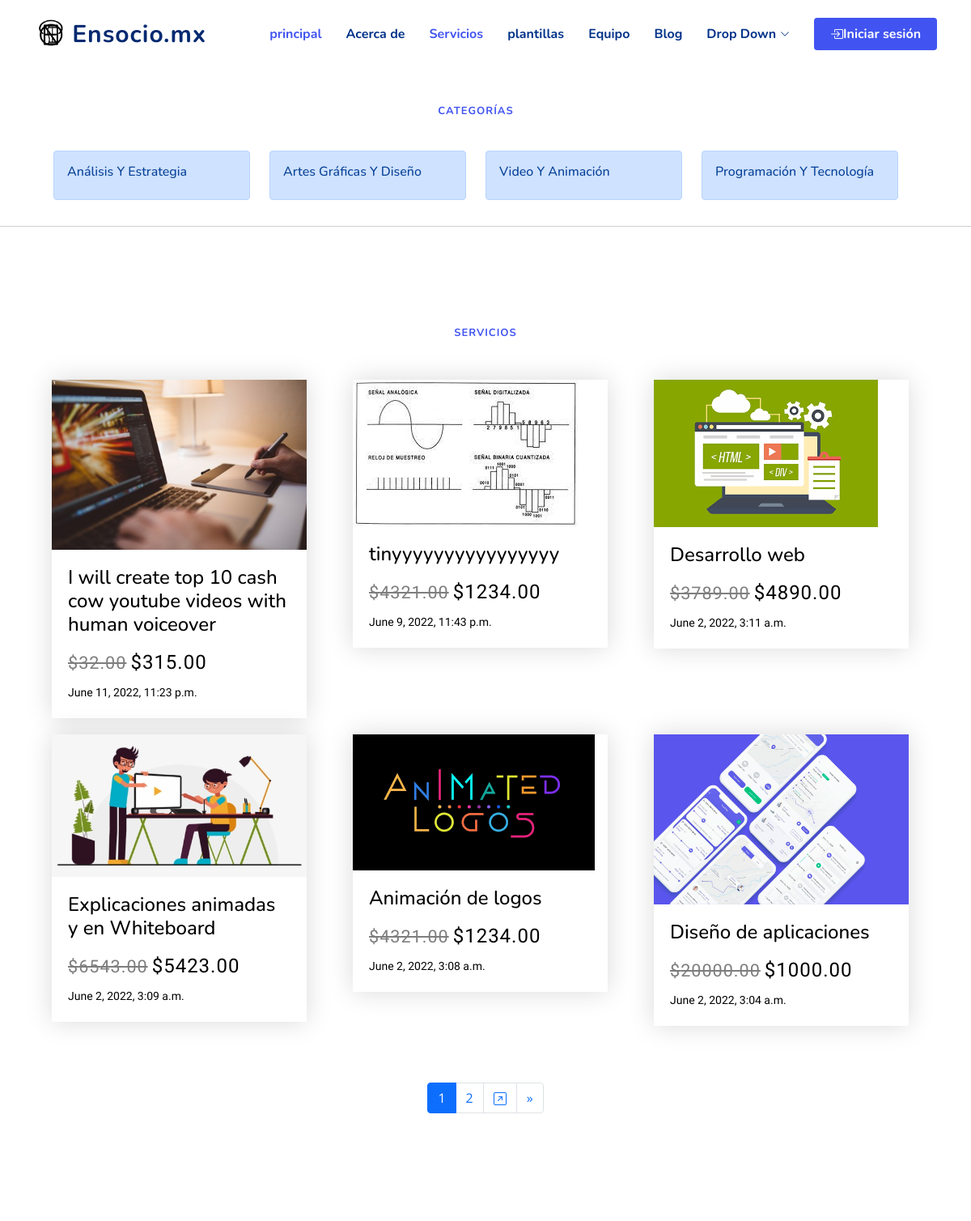
The app's page /freelancer/ (upper part), older data.
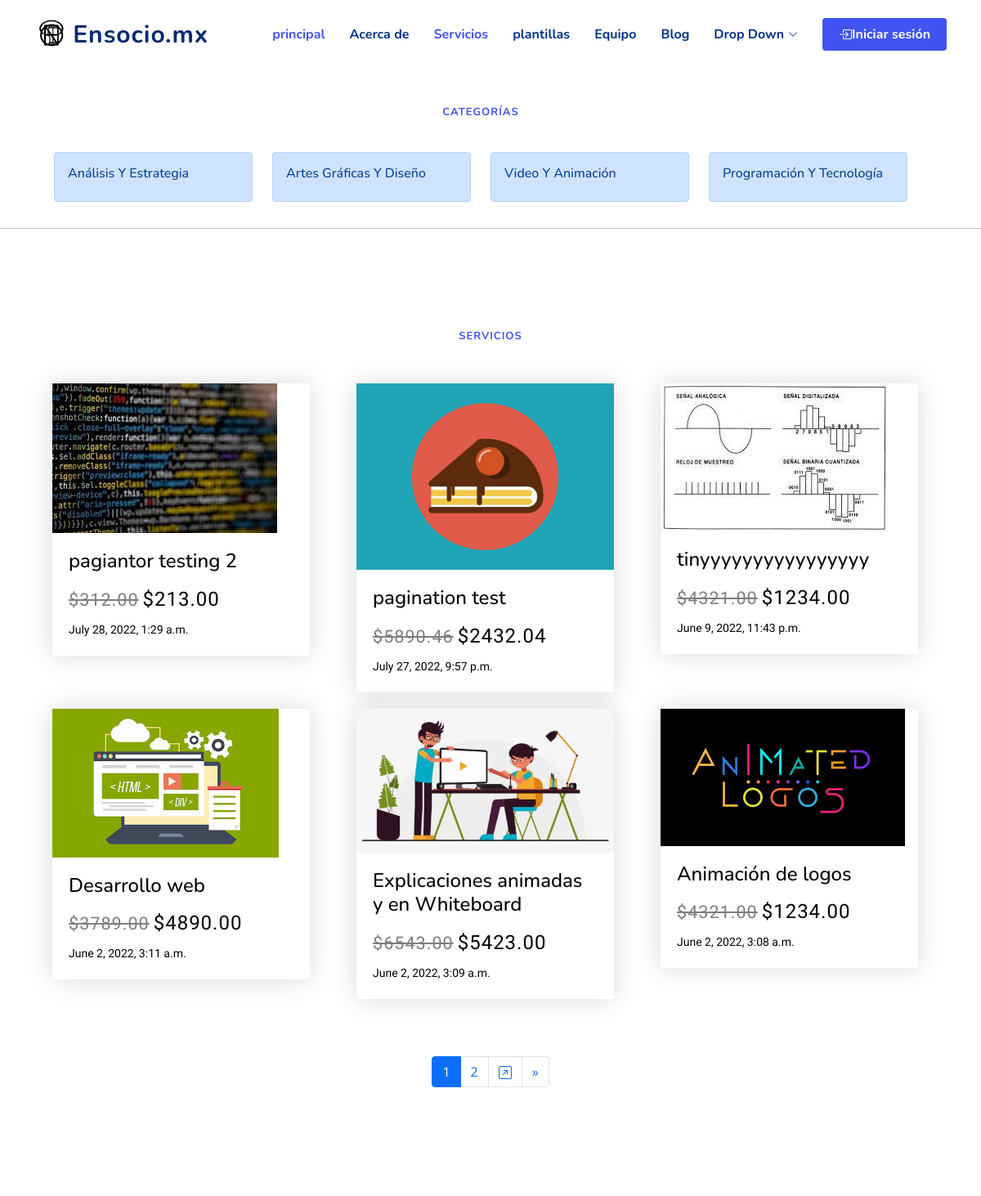
The same page, newer data.
### Shop/models.py (models this page shows, shortened)
class Category(models.Model):
    name = models.CharField(max_length=255, db_index=True)
    slug = models.SlugField(max_length=255, unique=True)
    class Meta:
        verbose_name_plural = 'categories'
    def get_absolute_url(self):
        return reverse('Shop:category_list', args=[self.slug])
    def __str__(self):
        return self.name

class Product(models.Model):
    category = models.ForeignKey(Category, related_name='product', on_delete=models.CASCADE)
    created_by = models.ForeignKey(settings.AUTH_USER_MODEL, on_delete=models.CASCADE, related_name='product_creator')
    title = models.CharField(max_length=255)
    author = models.CharField(max_length=255, default='admin')
    description = tinymce_models.HTMLField(blank=True)
    image = models.ImageField(upload_to='images/', default='images/default.png')
    slug = models.SlugField(max_length=255)
    price = models.DecimalField(max_digits=7, decimal_places=2)
    old_price = models.DecimalField(max_digits=7, decimal_places=2, null=True)
    in_stock = models.BooleanField(default=True)
    is_active = models.BooleanField(default=True)
    created = models.DateTimeField(auto_now_add=True)
    updated = models.DateTimeField(auto_now=True)
    objects = models.Manager()
    products = ProductManager()
    class Meta:
        verbose_name_plural = 'Products'
        ordering = ('-created',)
    def get_absolute_url(self):
        return reverse('Shop:product_detail', args=[self.slug])

### Shop/views.py (the view)
# urls.py: path('freelancer/', views.freelancer, name='freelancer'),
def freelancer(request):
    data = Product.objects.all()
    p = Paginator(data, 6)
    page = request.GET.get('page')
    article = p.get_page(page)
    context = {
        'data': data,
        'article': article,
    }
    return render(request, 'Shop/allproducts/freelance_services.html', context)

### Shop/models.py (called while the page is built)
    def get_absolute_url(self):
        return reverse('Shop:plantilla_category_list', args=[self.slug_p])

### Shop/views.py (called while the page is built)
def categories(request):
    return {
        'categories': Category.objects.all()
    }

def categoriesplantillas(request):
    return {
        'categoriesplantillas': CategoryPlantillas.objects.all()
    }

### basket/basket.py (called while the page is built)
    def __len__(self):
        return sum(item['qty'] for item in self.basket.values())

### template/Shop/allproducts/freelance_services.html (shortened to what this page needs)
{% extends "../base.html" %}
{% load static %}
{% block content %}
<section id="services" class="services">
    <div class="container" data-aos="fade-up">
        <div class="row container container">
            <header class="section-header">
                <h2>categorías</h2>
            </header>
            {% for c in categories %}
            <div class="col">
                <a href="{{ c.get_absolute_url }}">
                    <div {% if category.slug == c.slug %}class="selected" {% endif %} class="alert alert-primary" role="alert">
                        <h6>{{ c.name|title }}</h6>
                    </div>
                </a>
            </div>
            {% endfor %}
        </div>
    </div>
<hr>
<section id="services" class="services">
    <div class="container" data-aos="fade-up">
      <div class="container container-fluid">
          <br><br>
          <header class="section-header">
            <h2>Servicios</h2>
          </header>
          {% if not article %}
              <div class="col-12">Actualmente no hay servicios activados</div>
          {% else %}
          <div class="row">
              {% for prod in article %}
              <div class="col">
                  <figure class="snip1418"><img src="{{ prod.image.url }}" alt="sample85"/>
                      <figcaption>
                      <h4>{{ prod.title }}</h4>
                      <div class="price">
                          <s>${{ prod.old_price }}</s>${{ prod.price }}
                      </div>
                      <small>{{ prod.created }}</small>
                      </figcaption><a href="{{ prod.get_absolute_url }}"></a>
                  </figure>
              </div>
              {% endfor %}
          </div>
          {% endif %}
      </div>
    </div>
</section>
<div class="container" data-aos="fade-up">
    <div class="container d-flex align-items-center justify-content-center">
        <nav aria-label="Pagination">
            <nav aria-label="Page navigation example">
                <ul class="pagination">
                    {% for num in article.paginator.page_range %}
                        {% if article.number == num %}
                            <li class="page-item active"><a class="page-link" href="?page={{ num }}">{{ num }}</a></li>
                        {% elif num > article.number|add:'-3' and num < article.number|add:'3' %}
                            <li class="page-item"><a class="page-link" href="?page={{ num }}">{{ num }}</a></li>
                        {% endif %}
                    {% endfor %}
                    {% if article.has_next %}
                        <li class="page-item"><a class="page-link" href="{{ article.paginator.num_pages }}">
                        </a></li>
                        <li class="page-item">
                            <a class="page-link" href="{% url 'Shop:freelancer' %}?page={{ article.next_page_number }}" aria-label="Next">
                            <span aria-hidden="true">&raquo;</span>
                            </a>
                        </li>
                    {% endif %}
                </ul>
            </nav>
        </nav>
    </div>
</div>
{% endblock %}

### template/Shop/base.html (shortened to what this page needs)
{% load static %}
<!DOCTYPE html>
<html lang="en">
<head>
    <link href="https://cdn.jsdelivr.net/npm/bootstrap@5.0.0-beta1/dist/css/bootstrap.min.css" rel="stylesheet"integrity="sha384-giJF6kkoqNQ00vy+HMDP7azOuL0xtbfIcaT9wjKHr8RbDVddVHyTfAAsrekwKmP1">
    <link href="{% static '/vendor/aos/aos.css' %}" rel="stylesheet">
    <link href="{% static '/vendor/bootstrap/css/bootstrap.min.css' %}" rel="stylesheet">
    <link href="{% static '/vendor/bootstrap-icons/bootstrap-icons.css' %}" rel="stylesheet">
    <link href="{% static '/vendor/glightbox/css/glightbox.min.css' %}" rel="stylesheet">
    <link href="{% static '/vendor/remixicon/remixicon.css' %}" rel="stylesheet">
    <link href="{% static '/vendor/swiper/swiper-bundle.min.css' %}" rel="stylesheet">
    <link href="{% static '/css/style.css' %}" rel="stylesheet">
    <link href="{% static '/css/serviceC.css' %}" rel="stylesheet">
    <link href="{% static '/css/product_detail.css' %}" rel="stylesheet">
</head>
<body>
  <header id="header" class="header fixed-top">
    <div class="container-fluid container-xl d-flex align-items-center justify-content-between">
      <a href="/" class="logo d-flex align-items-center">
        <img src="{% static '/img/ensocio_logo7.png' %}" alt="">
        <span>Ensocio.mx</span>
      </a>
      <nav id="navbar" class="navbar">
        <ul>
          <li><a class="nav-link scrollto active" href="#hero">principal</a></li>
          <li><a class="nav-link scrollto" href="#about">Acerca de</a></li>
          <li><a class="nav-link scrollto" href="{% url 'Shop:freelancer' %}#services">Servicios</a></li>
          <li><a class="nav-link scrollto" href="{% url 'Shop:plantillas' %}#portfolio">plantillas</a></li>
          <li><a class="nav-link scrollto" href="#team">Equipo</a></li>
          <li><a href="blog.html">Blog</a></li>
          <li class="dropdown"><a href="#"><span>Drop Down</span> <i class="bi bi-chevron-down"></i></a>
          </li>
          {% if user.is_authenticated %}
            <li><a class="getstarted scrollto bi bi-box-arrow-left" href="{% url 'account:logout' %}"> Cerrar sesión</a></li>
          {% else %}
            <li><a class="getstarted scrollto bi bi-box-arrow-in-right" href="{% url 'account:login' %}"> Iniciar sesión</a></li>
          {% endif %}
        </ul>
      </nav>
    </div>
  </header>
    <div id="counts" class="counts">
      <div data-aos="fade-up">
        {% block content %}{% endblock %}
      </div>
    </div>
</body>
</html>

### static/css/style.css (style rules this page uses)
:root { scroll-behavior: smooth; }
body { font-family: "Open Sans", sans-serif; color: #444444; }
a { color: #4154f1; text-decoration: none; }
h1, h2, h3, h4, h5, h6 { font-family: "Nunito", sans-serif; }
section { padding: 60px 0; overflow: hidden; }
.section-header { text-align: center; padding-bottom: 40px; }
.section-header h2 { font-size: 13px; letter-spacing: 1px; font-weight: 700; margin: 0; color: #4154f1; text-transform: uppercase; }
.header { transition: all 0.5s; z-index: 997; padding: 20px 0; }
.header .logo { line-height: 0; }
.header .logo img { max-height: 40px; margin-right: 6px; }
.header .logo span { font-size: 30px; font-weight: 700; letter-spacing: 1px; color: #012970; font-family: "Nunito", sans-serif; margin-top: 3px; }
.navbar { padding: 0; }
.navbar ul { margin: 0; padding: 0; display: flex; list-style: none; align-items: center; }
.navbar li { position: relative; }
.navbar a, .navbar a:focus { display: flex; align-items: center; justify-content: space-between; padding: 10px 0 10px 30px; font-family: "Nunito", sans-serif; font-size: 16px; font-weight: 700; color: #013289; white-space: nowrap; transition: 0.3s; }
.navbar a i, .navbar a:focus i { font-size: 12px; line-height: 0; margin-left: 5px; }
.navbar a:hover, .navbar .active, .navbar .active:focus, .navbar li:hover > a { color: #4154f1; }
.navbar .getstarted, .navbar .getstarted:focus { background: #4154f1; padding: 8px 20px; margin-left: 30px; border-radius: 4px; color: #fff; }
.counts { padding: 70px 0 60px; }

### static/css/serviceC.css (style rules this page uses)
.snip1418 { font-family: 'Raleway', Arial, sans-serif; position: relative; overflow: hidden; margin: 10px; min-width: 230px; max-width: 315px; width: 100%; background: #ffffff; text-align: left; color: #000000; box-shadow: 0 0 30px rgba(0, 0, 0, 0.15); font-size: 16px; -webkit-transform: translateZ(0); transform: translateZ(0); -webkit-perspective: 20em; perspective: 20em; }
.snip1418 * { -webkit-box-sizing: border-box; box-sizing: border-box; -webkit-transition: all 0.3s ease-out; transition: all 0.3s ease-out; }
.snip1418 img { max-width: 100%; vertical-align: top; position: relative; }
.snip1418 figcaption { padding: 20px; }
.snip1418 .price { font-weight: 500; font-size: 1.5em; line-height: 48px; letter-spacing: 1px; }
.snip1418 .price s { margin-right: 5px; opacity: 0.5; font-size: 0.9em; }
.snip1418 a { position: absolute; top: 0; bottom: 0; left: 0; right: 0; }

### static/css/product_detail.css (style rules this page uses)
.price { font-weight: 500; font-size: 1.5em; line-height: 48px; letter-spacing: 1px; }
.price s { margin-right: 5px; opacity: 0.5; font-size: 0.9em; }

Row changes from the older to the newer data that the page shows:
removed Product: image (picture), title "I will create top 10 cash cow youtube videos with human voiceover", old_price "32.00", price "315.00", created "June 11, 2022, 11:23 p.m."
no longer on this page (row unchanged): Product: image (picture), title "Diseño de aplicaciones", old_price "20000.00", price "1000.00", created "June 2, 2022, 3:04 a.m."
added Product: image (picture), title "pagiantor testing 2", old_price "312.00", price "213.00", created "July 28, 2022, 1:29 a.m."
added Product: image (picture), title "pagination test", old_price "5890.46", price "2432.04", created "July 27, 2022, 9:57 p.m."
